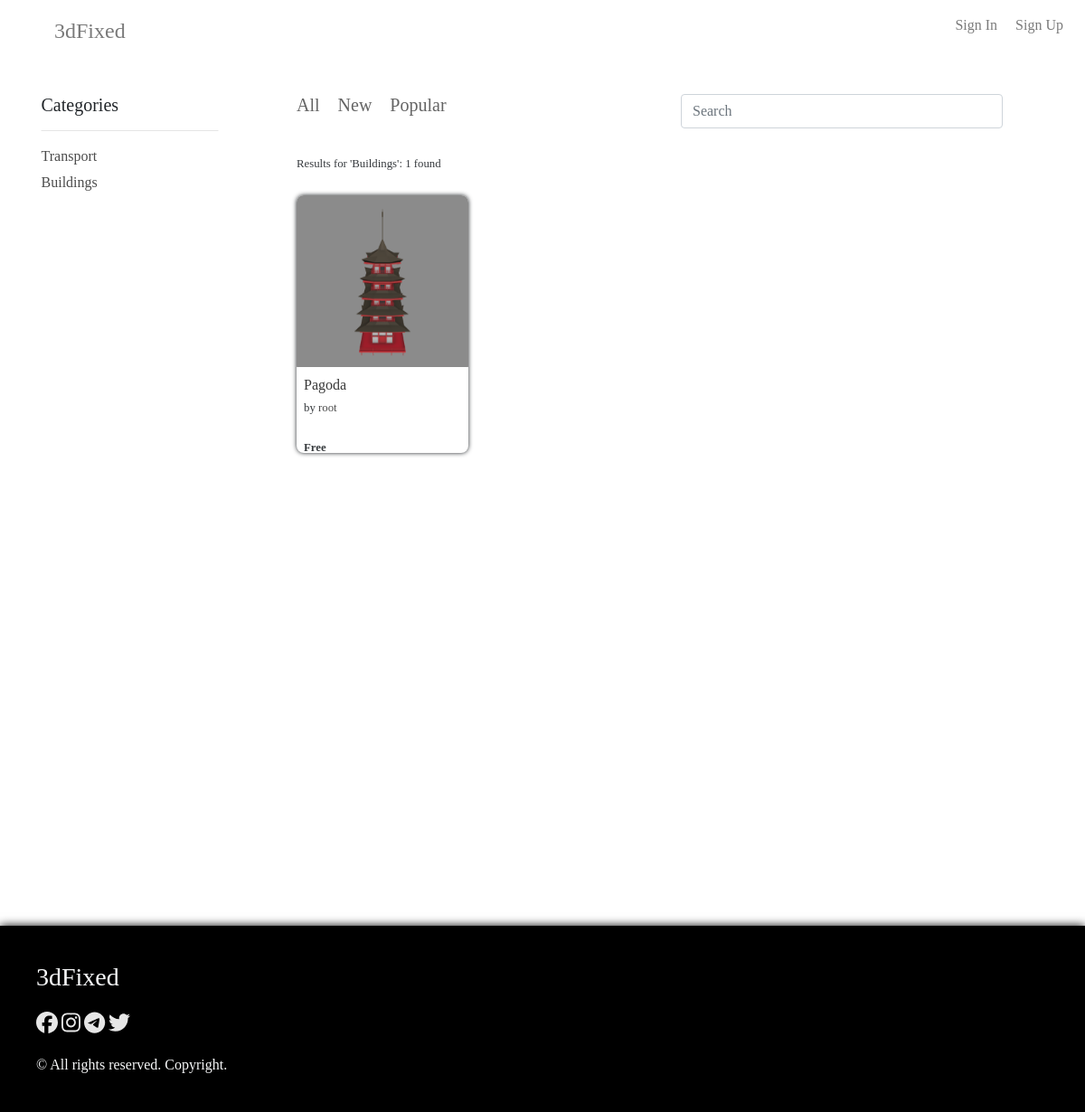
The page /engine/search/?query=Buildings&type=category on the database its author committed.
### model/models.py (models this page shows, shortened)
class Category(models.Model):
	name = models.CharField(max_length = 40)
	amount = models.IntegerField(default = 0)
	img = models.ImageField(upload_to = 'static/storage/img/categories')
	sign = models.CharField(max_length = 30, default = 'exclamation')
	def __str__(self):
		return self.name

class Mod(models.Model):
	model_name = models.CharField(max_length = 30)
	model_desc = models.TextField()
	model_price = models.FloatField()
	model_author_price = models.FloatField(default = 0)
	model_date = models.DateTimeField()
	model_views = models.IntegerField(default = 0)
	model_tags = models.JSONField()
	model_tool = models.CharField(max_length = 50)
	model_favs = models.IntegerField(default = 0)
	model_category = models.ForeignKey(Category, on_delete=models.PROTECT)
	model_author = models.ForeignKey(User, on_delete=models.PROTECT)
	model_link = models.URLField()

class ModelImage(models.Model):
	parent = models.ForeignKey(Mod, on_delete = models.CASCADE)
	file = models.ImageField(upload_to = 'static/storage/img/models')

### engine/views.py (the view, shortened to what this page needs)
# urls.py: path('search/', views.searchEngine, name = 'searchengine'),
def searchEngine(request):
	if request.method == 'GET':
		categories = Category.objects.all()
		if request.GET['type'] == 'byname':
			modelset = Mod.objects.filter(model_name__icontains = request.GET['query'])
			return render(request, 'engine/result.html', {'query': request.GET['query'], 'modelset': modelset, 'categories': categories})
		elif request.GET['type'] == 'category':
			modelset = Mod.objects.filter(model_category = Category.objects.get(name = request.GET['query']))
			return render(request, 'engine/result.html', {'query': request.GET['query'], 'categories': categories, 'modelset': modelset})
		else:
			return HttpResponseRedirect(reverse('main:dashboard'))

### main/templatetags/filters.py (called while the page is built)
@register.filter
def viewFree(price):
	if price == 0:
		return 'Free'
	else:
		return f'{price}$'

### model/templatetags/model_filters.py (called while the page is built)
@register.filter
def get_model_image(model):
	image = ModelImage.objects.filter(parent = model)[0]
	return image.file.url

### templates/engine/result.html (shortened to what this page needs)
{% extends 'main/index.html' %}
{% load filters %}
{% block content %}
	<div id="sidebar">
		<h5>Categories</h5>
		<hr>
		<ul class="side-menu">
			{% for category in categories %}
			<li class="side-item"><a href="{% url 'engine:searchengine' %}?query={{category.name}}&type=category">{{category.name}}</a></li>
			{% endfor %}
		</ul>
	</div>
	<div id="content">
		<div class="container-fluid p-0">
			<div class="row mb-4">
				<div class="col-md-6">
					<ul class="side-menu">
						<li class="content-filters"><h5><a href="{% url 'engine:searchengine' %}?query=all&type=filter">All</a></h5></li>
						<li class="content-filters"><h5><a href="{% url 'engine:searchengine' %}?query=new&type=filter">New</a></h5></li>
						<li class="content-filters"><h5><a href="{% url 'engine:searchengine' %}?query=popular&type=filter">Popular</a></h5></li>
					</ul>
				</div>
				<div class="col-md-6">
					<form action="{% url 'engine:searchengine' %}" method="get">
						<div class="form-group">
							<input type="text" placeholder="Search" class="form-control" style="width: 90%; float: left;" name="query">
							<button class="btn" style="width: 10%;"></button>
						</div>
					</form>
				</div>
			</div>
			<small>Results for '{{query}}{{name}}': {{ modelset|length }} found</small>
			<div class="row mt-4">
				{% for model in modelset %}
					<div class="col-md-3 pr-2">
						<div class="model-card">
							<div class="model-image">
								{% load model_filters %}
								<img src="{{model|get_model_image}}" class="img-fluid w-100 h-100">
							</div>
							<div class="model-desc p-2">
								<p style="margin: 0;"><a href="{% url 'model:modelview' model.id %}" class="model-card-name">{{model.model_name}}</a></p>
								<small>by <a href="{% url 'engine:stranger' model.model_author %}">{{model.model_author}}</a></small><br><br>
								<small style="float: left;"><b>{{model.model_price|viewFree}}</b></small>
							</div>
						</div>
					</div>
				{% endfor %}
			</div>
		</div>
	</div>
{% endblock %}

### static/main/css/style.css (style rules this page uses)
* { transition: .3s ease; font-family: Segoe; }
body a { color: #232323; opacity: .9; }

### static/main/css/result.css (style rules this page uses)
.chat-message span, small { opacity: .9; }
#sidebar { width: 23%; padding: 5vh; transform: translateX(2%); border-radius: 2vh; position: absolute; font-size: 2vh; }
.side-menu { list-style: none; width: 100%; margin: 0; padding: 0; }
.side-item { width: 100%; margin-bottom: 5px; }
.side-item a { color: black; opacity: .7; }
#content { width: 75%; height: 100vh; transform: translateX(32%); padding: 5vh; }
.content-filters { display: inline-block; margin-right: 2vh; }
.content-filters a { opacity: .7; }
.model-card { width: 100%; font-size: 2vh; border-radius: 1vh; overflow: hidden; box-shadow: 0 0 5px; background: white; }
.model-image { width: 100%; }

### rows shown on the page
Category: name "Transport"
Category: name "Buildings"
Mod: id.file (picture), model_name "Pagoda", model_author "root", model_price|viewFree "Free"

### other values the page prints
{{ modelset|length }} "1"
